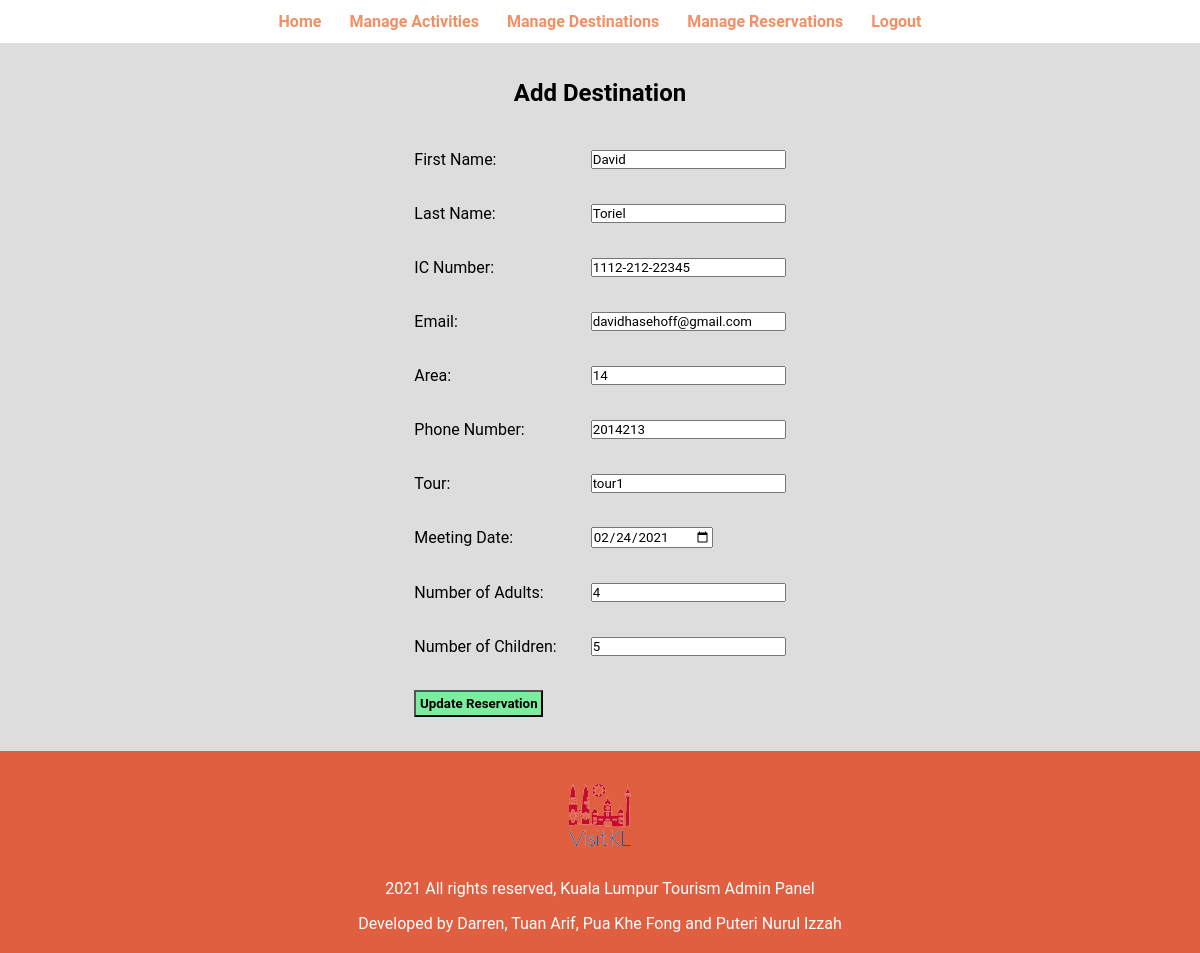
The app's page /admin/update-reservation.php?id=1 (signed in) with its own data.
### tables this page shows
CREATE TABLE `form` (
  `id` int(11) UNSIGNED NOT NULL,
  `first_name` varchar(50) NOT NULL,
  `last_name` varchar(50) NOT NULL,
  `ic` varchar(20) NOT NULL,
  `email` varchar(50) NOT NULL,
  `area_code` int(4) NOT NULL,
  `phone_number` int(15) NOT NULL,
  `tour` varchar(50) NOT NULL,
  `meeting_date` date NOT NULL,
  `numAdult` int(11) NOT NULL,
  `numChild` int(11) NOT NULL
);

### admin/update-reservation.php (the view, shortened to what this page needs)
<!DOCTYPE html>
<html>
<head>
    <link rel="stylesheet" href="../css/admin.css">
</head>
<body>
<?php include 'partials/header.php' ?>
    <section class="main-content ">
        <h1>Add Destination</h1>
        <?php
            if(isset($_GET['id']))
            {
                $reservation_id = $_GET['id'];
                $sql = "SELECT * FROM form WHERE id = $reservation_id";
                $res = mysqli_query($connect, $sql);
                $count = mysqli_num_rows($res);
                if ($count == 1)
                {
                    $row = mysqli_fetch_assoc($res);
                    $first_name = $row['first_name'];
                    $last_name = $row['last_name'];
                    $ic = $row['ic'];
                    $email = $row['email'];
                    $area_code = $row['area_code'];
                    $phone_number = $row['phone_number'];
                    $meeting_date = $row['meeting_date'];
                    $tour = $row['tour'];
                    $numAdult = $row['numAdult'];
                    $numChild = $row['numChild'];
                }
                else
                {
                    $_SESSION['no-destination'] = "<div class = 'error'> Reservation Non-existent.</div>";
                    header('location:'.SITEURL.'admin/manage-reservations.php');
                }
            }
            else
            {
                header('location:'.SITEURL.'admin/manage-reservations.php');
            }
        ?>
         <form class="info-form" action= "" method= "POST" enctype = "multipart/form-data">
            <table>
                <tr>
                    <td>First Name: </td>
                    <td>
                        <input type = "text" name= "reservation_fname" value="<?php echo $first_name; ?>">
                    </td>
                </tr>
                <tr>
                    <td>Last Name: </td>
                    <td>
                        <input type = "text" name= "reservation_lname" value="<?php echo $last_name; ?>">
                    </td>
                </tr>
                <tr>
                    <td>IC Number: </td>
                    <td>
                        <input type = "text" name= "reservation_ic" value="<?php echo $ic; ?>">
                    </td>
                </tr>
                <tr>
                    <td>Email: </td>
                    <td>
                        <input type = "text" name= "reservation_email" value="<?php echo $email; ?>">
                    </td>
                </tr>
                <tr>
                    <td>Area: </td>
                    <td>
                        <input type = "text" name= "reservation_areacode" value="<?php echo $area_code; ?>">
                    </td>
                </tr>
                <tr>
                    <td>Phone Number: </td>
                    <td>
                        <input type = "text" name= "reservation_phoneNumber" value="<?php echo $phone_number; ?>">
                    </td>
                </tr>
                <tr>
                    <td>Tour: </td>
                    <td>
                        <input type = "text" name= "reservation_tour" value="<?php echo $tour; ?>">
                    </td>
                </tr>
                <tr>
                    <td>Meeting Date: </td>
                    <td>
                        <input type = "date" name= "reservation_meeting" value="<?php echo $meeting_date; ?>">
                    </td>
                </tr>
                <tr>
                    <td>Number of Adults: </td>
                    <td>
                        <input type = "text" name= "reservation_numAdults" value="<?php echo $numAdult; ?>">
                    </td>
                </tr>
                <tr>
                    <td>Number of Children: </td>
                    <td>
                        <input type = "text" name= "reservation_numChildren" value="<?php echo $numChild; ?>">
                    </td>
                </tr>
                <tr>
                    <td colspan = "2">
                        <input type = "submit" name = "submit" value= "Update Reservation" class = "btn-secondary">
                    </td>
                </tr>
            </table>
        </form>
    </section>
    <?php include 'partials/footer.php' ?>
</body>
</html>

### css/admin.css (style rules this page uses)
* { margin:0; padding:0; font-family: 'Roboto', sans-serif; }
.main-content { background-color: #dddddd; margin: 0 auto; padding: 1% 0; text-align: center; }
.main-content h1 { padding: 1em; }
table tr td { padding: 1em; }
.info-form { text-align: left; display: inline-block; }
.btn-secondary { background-color: #7bed9f; padding: 1%; color: black; text-decoration: none; font-weight: bold; }

### records on screen
form: reservation_fname "David", reservation_lname "Toriel", reservation_ic "1112-212-22345", reservation_email "davidhasehoff@gmail.com", reservation_areacode "14", reservation_phoneNumber "2014213", reservation_tour "tour1", reservation_meeting "02/24/2021", reservation_numAdults "4", reservation_numChildren "5"
